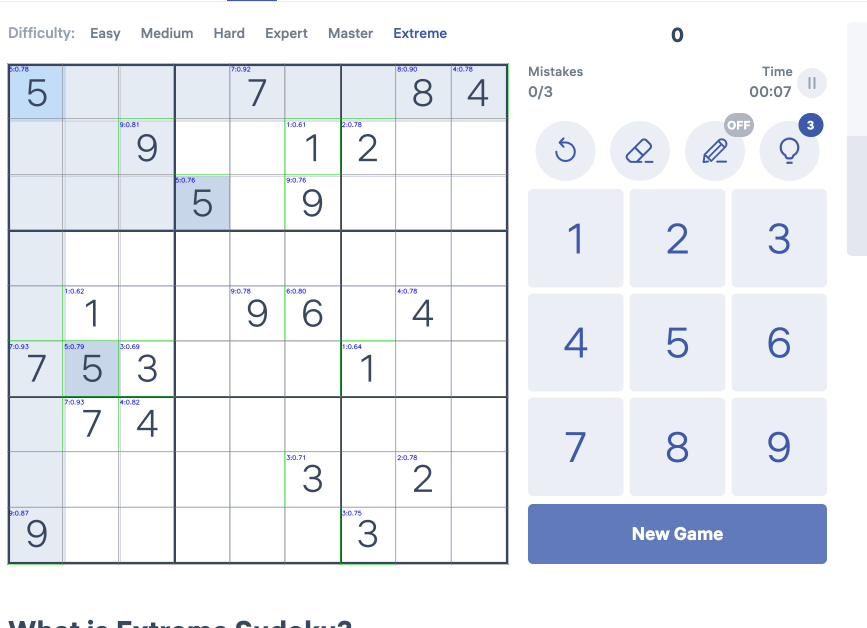
#> input picture debug.png, 1734 x 1256 px (shown at 1/2 size)
$ python -i basic.py   (imports and definitions only)
#> lines starting #> are read from the running program, lines starting #| are printed output that depends on the picture; after the words box and inside, x2 and y2 are one past the last pixel; in counts of white or black regions, pixels touching at a corner belong together
from __future__ import annotations

from functools import lru_cache
from typing import Dict

import cv2
import numpy as np


TARGET_SIZE = 32
EMPTY_INK_THRESHOLD = 0.025
MIN_BEST_SCORE = 0.46
MIN_SCORE_MARGIN = 0.01


def _normalize_cell(cell_image: np.ndarray) -> np.ndarray:
    gray = cv2.cvtColor(cell_image, cv2.COLOR_RGB2GRAY)
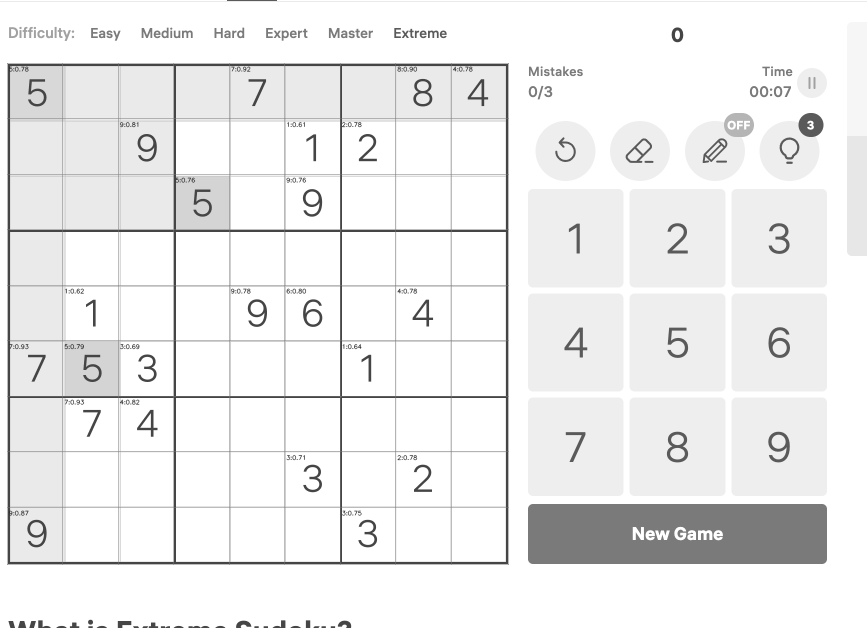
#> gray: shape (1256, 1734) (shown at 1/2 size); min 36, max 255, mean 237.3
    h, w = gray.shape
#> h = 1256; w = 1734
    pad_y = max(1, int(h * 0.2))
#> pad_y = 251
    pad_x = max(1, int(w * 0.2))
#> pad_x = 346
    roi = gray[pad_y : h - pad_y, pad_x : w - pad_x]
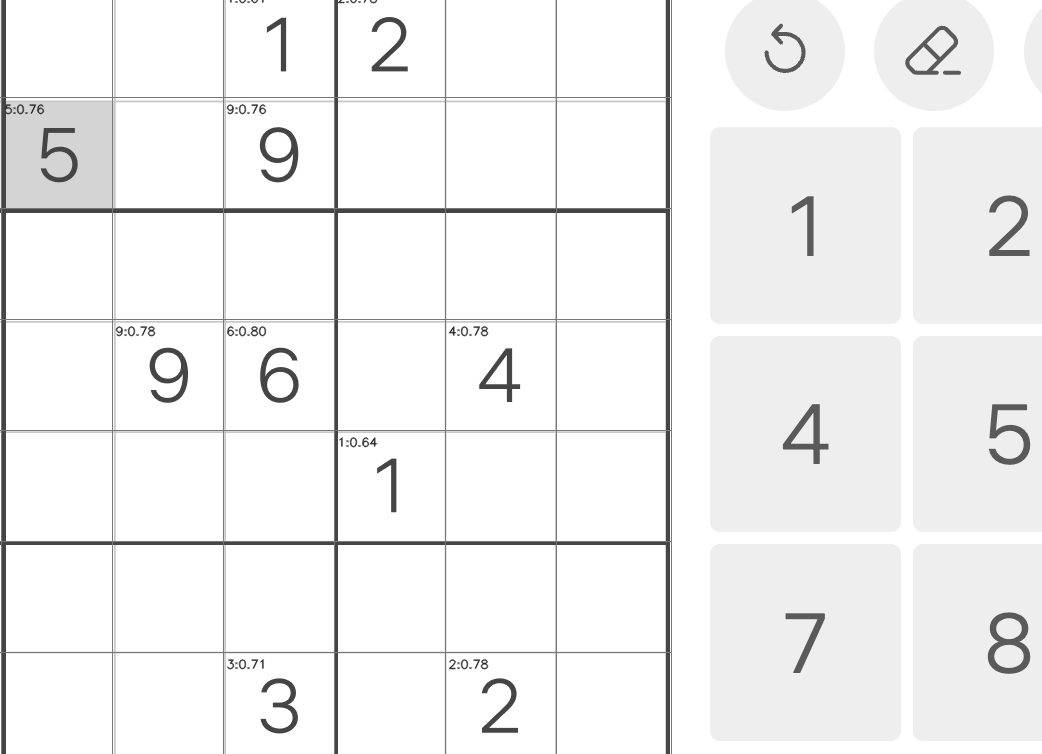
#> roi: shape (754, 1042); min 36, max 255, mean 241.7
    if roi.size == 0:
        roi = gray

    roi = cv2.GaussianBlur(roi, (3, 3), 0)
    _, bw = cv2.threshold(roi, 0, 255, cv2.THRESH_BINARY_INV + cv2.THRESH_OTSU)
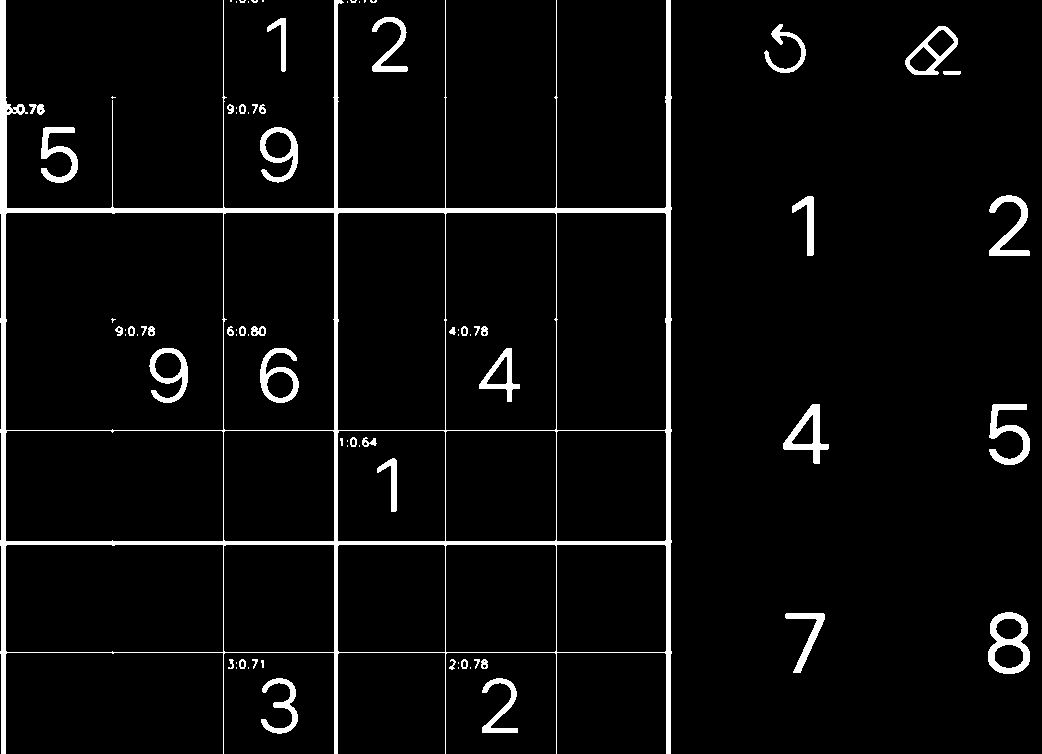
#> bw: shape (754, 1042); 4.5% white; 81 white regions (36 under 20 px), largest, box (x1, y1, x2, y2) and area: (0, 0, 672, 754) 20734, (988, 612, 1030, 674) 1192, (989, 404, 1030, 465) 1019
    bw = cv2.morphologyEx(bw, cv2.MORPH_OPEN, np.ones((2, 2), dtype=np.uint8))
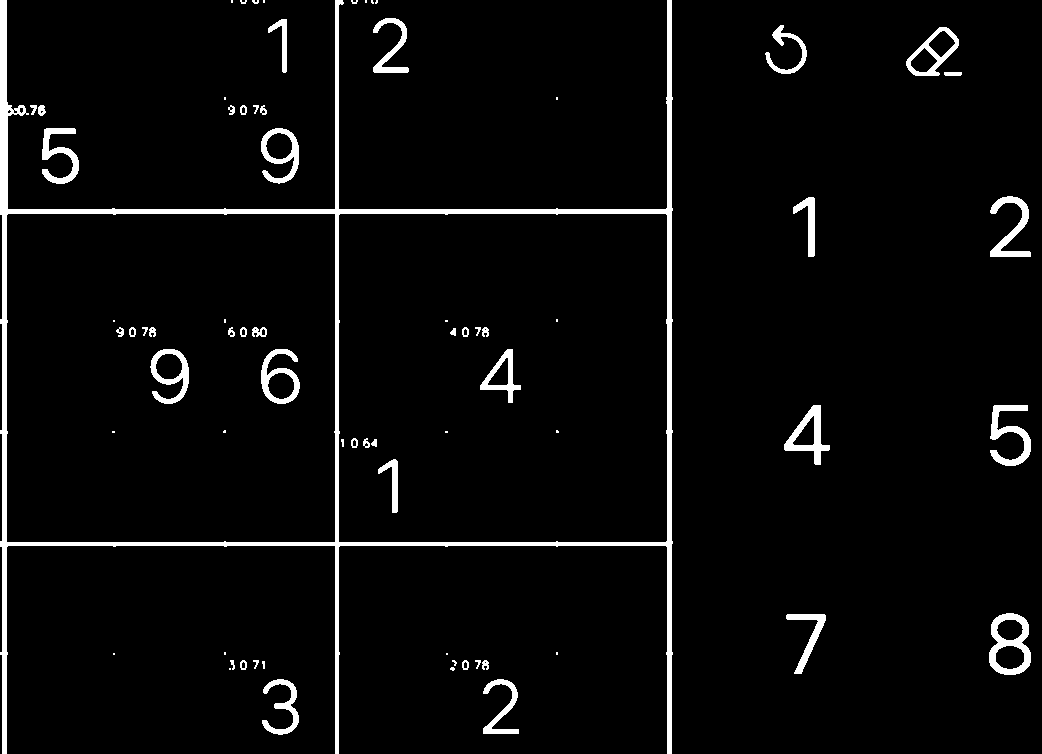
#> bw: shape (754, 1042); 4.1% white; 73 white regions (26 under 20 px), largest, box (x1, y1, x2, y2) and area: (0, 0, 673, 754) 17283, (989, 613, 1031, 675) 1192, (990, 405, 1031, 466) 1019
    bw = cv2.resize(bw, (TARGET_SIZE, TARGET_SIZE), interpolation=cv2.INTER_AREA)
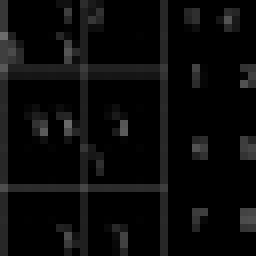
#> bw: shape (32, 32) (shown 8 times larger); min 0, max 108, mean 10.4
    _, bw = cv2.threshold(bw, 127, 255, cv2.THRESH_BINARY)
#> bw: shape (32, 32); every value is 0
    return bw


def _is_empty(binary_cell: np.ndarray) -> bool:
    return (float(np.count_nonzero(binary_cell)) / float(binary_cell.size)) < EMPTY_INK_THRESHOLD


@lru_cache(maxsize=1)
def _digit_templates() -> Dict[int, np.ndarray]:
    templates: Dict[int, np.ndarray] = {}
    for digit in range(1, 10):
        canvas = np.zeros((TARGET_SIZE, TARGET_SIZE), dtype=np.uint8)
        text = str(digit)
        font = cv2.FONT_HERSHEY_SIMPLEX
        scale = 1.0
        thickness = 2
        (tw, th), _ = cv2.getTextSize(text, font, scale, thickness)
        x = (TARGET_SIZE - tw) // 2
        y = (TARGET_SIZE + th) // 2
        cv2.putText(canvas, text, (x, y), font, scale, 255, thickness, cv2.LINE_AA)
        _, canvas = cv2.threshold(canvas, 127, 255, cv2.THRESH_BINARY)
        templates[digit] = canvas
    return templates


def _cosine_similarity(a: np.ndarray, b: np.ndarray) -> float:
    va = a.astype(np.float32).reshape(-1)
    vb = b.astype(np.float32).reshape(-1)
    na = np.linalg.norm(va)
    nb = np.linalg.norm(vb)
    if na == 0.0 or nb == 0.0:
        return 0.0
    return float(np.dot(va, vb) / (na * nb))


def read_digit_with_confidence_basic(cell_image: np.ndarray) -> tuple[int, float]:
    binary = _normalize_cell(cell_image)
    if _is_empty(binary):
        return 0, 0.0

    cell = (binary > 0).astype(np.float32)
    best_digit = 0
    best_score = -1.0
    second_best = -1.0
    for digit, tmpl in _digit_templates().items():
        score = _cosine_similarity(cell, (tmpl > 0).astype(np.float32))
        if score > best_score:
            second_best = best_score
            best_score = score
            best_digit = digit
        elif score > second_best:
            second_best = score

    margin = best_score - second_best
    if best_score < MIN_BEST_SCORE or margin < MIN_SCORE_MARGIN:
        return 0, max(0.0, best_score)
    return best_digit, best_score + 0.2 * margin

>>> import cv2
>>> picture = cv2.cvtColor(cv2.imread('../../debug.png'), cv2.COLOR_BGR2RGB)
>>> result = read_digit_with_confidence_basic(picture)
#> result = (0, 0)
